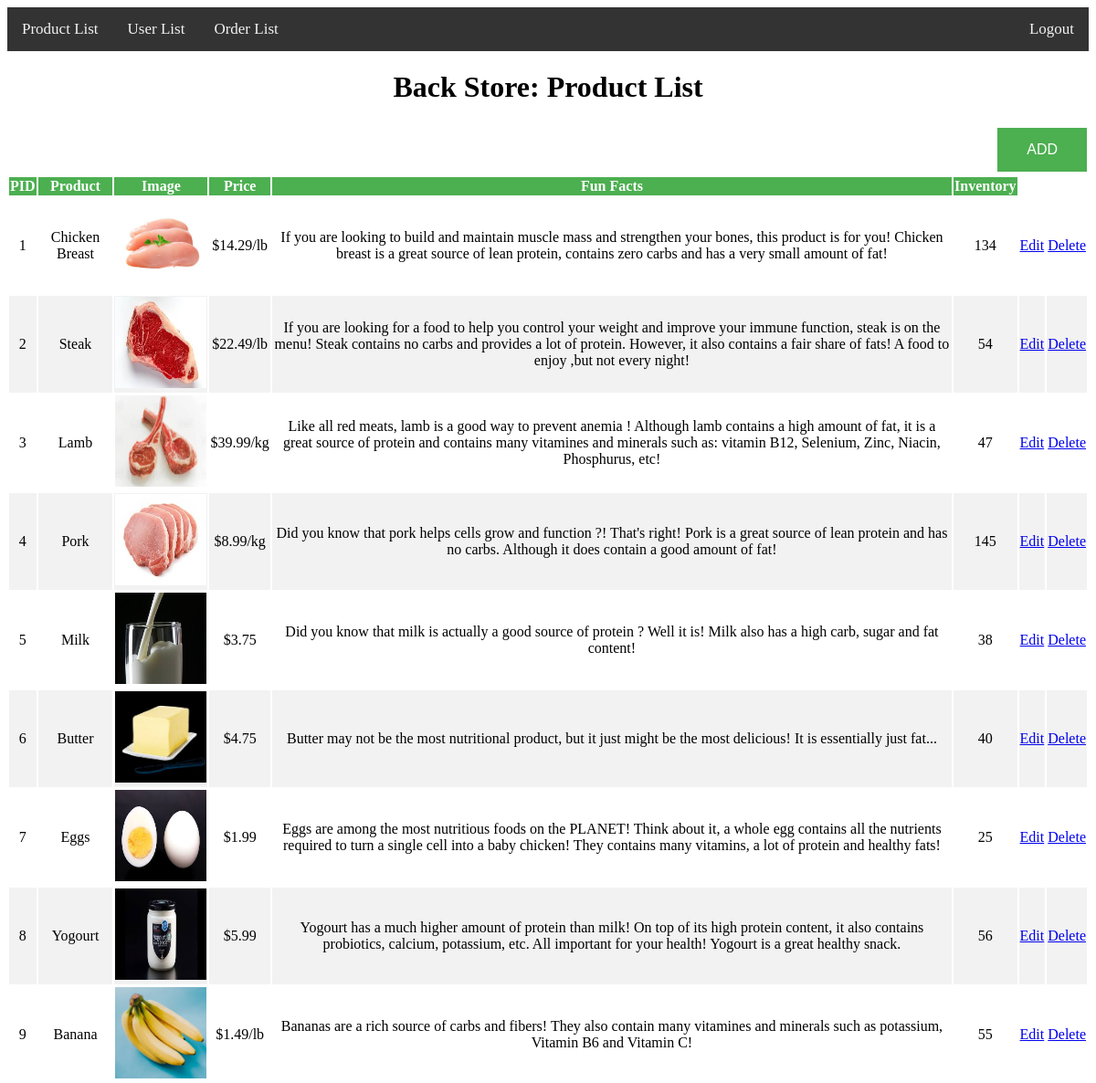
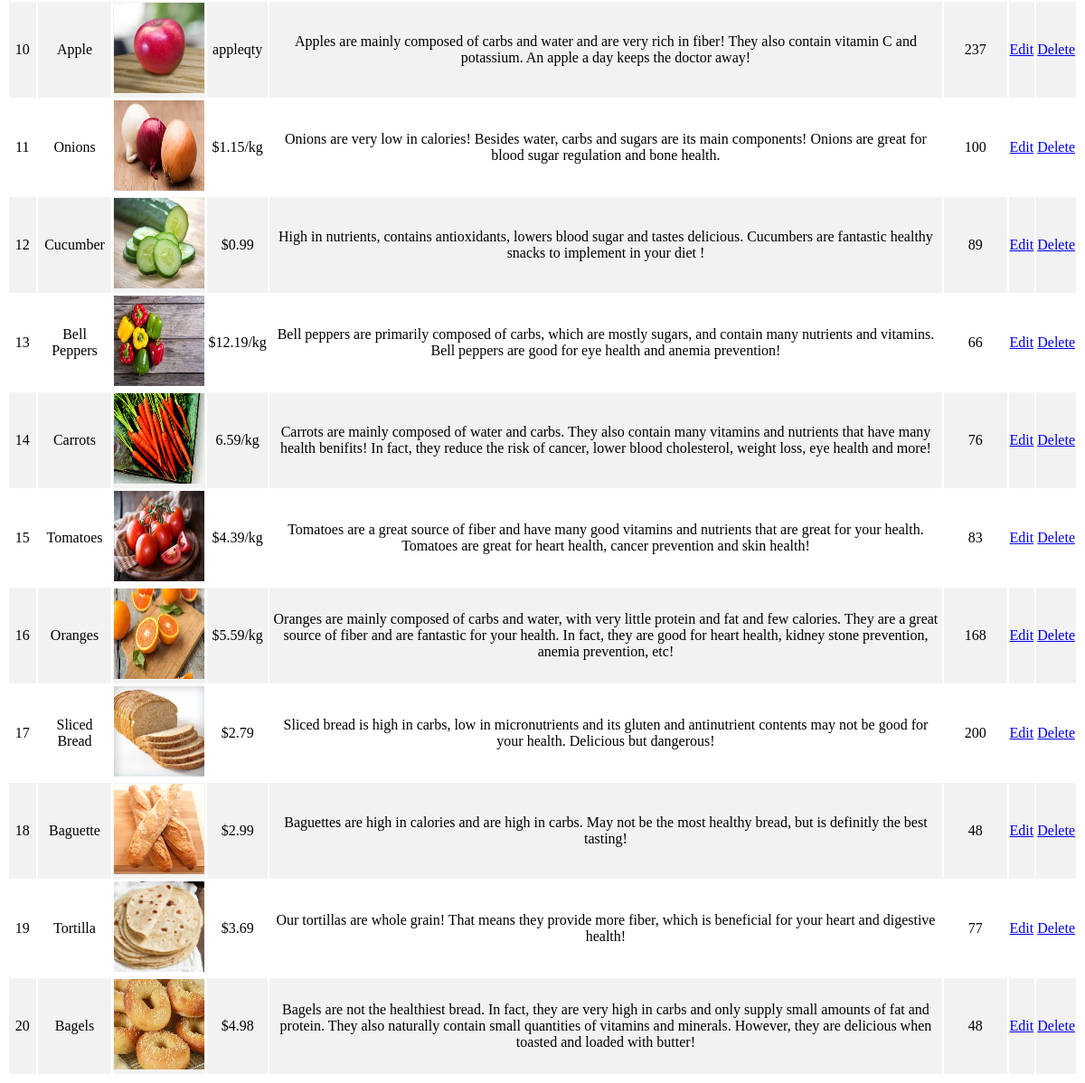
The app's page /verdi/P7_admin.php with its own data (2 pictures, top to bottom).
### tables this page shows
CREATE TABLE `products` (
  `product_id` int(3) NOT NULL,
  `product_name` varchar(255) NOT NULL,
  `product_link` varchar(255) NOT NULL,
  `product_img` text NOT NULL,
  `product_price` varchar(255) NOT NULL,
  `prod_price_calc_p4` varchar(255) NOT NULL,
  `priceVar` varchar(255) NOT NULL,
  `product_facts` text NOT NULL,
  `product_inventory` varchar(255) NOT NULL,
  `product_qty` varchar(255) NOT NULL,
  `product_addToCart_P3` varchar(255) NOT NULL,
  `product_id_p4` varchar(255) NOT NULL,
  `product_add_p4` varchar(255) NOT NULL,
  `product_data_p4` varchar(255) NOT NULL,
  `product_delete_p4` varchar(255) NOT NULL,
  `product_remove_p4` varchar(255) NOT NULL,
  `product_total_price` varchar(255) NOT NULL
);

### verdi/include/view_all_products.php (the view, shortened to what this page needs)
<table style="width: 100%">
                <thead>
                    <tr>
                        <th>PID</th>
                        <th>Product</th>
                        <th>Image</th>
                        <th>Price</th>
                        <th>Fun Facts</th>
                        <th>Inventory</th>
                    </tr>
                </thead>
                <tbody>
                <?php
$query = "SELECT * FROM products";
$select_products = mysqli_query($connection, $query);
while($row = mysqli_fetch_assoc($select_products)){
    $product_id = $row['product_id'];
    $product_name = $row['product_name'];
    $product_img = $row['product_img'];
    $product_price = $row['product_price'];
    $product_facts = $row['product_facts'];
    $product_inventory = $row['product_inventory'];
    echo "<tr>";
    echo "<td>$product_id</td>";
    echo "<td>$product_name</td>";
    echo "<td><img src='picturesD/$product_img' width='100' height = '100'></td>";
    echo "<td>$product_price</td>";
    echo "<td>$product_facts</td>";
    echo "<td>$product_inventory</td>";
    echo "<td><a href='P7_admin.php?source=edit_products&p_id={$product_id}'>Edit</a></td>";
    echo "<td><a href='P7_admin.php?delete={$product_id}'>Delete</a></td>";
    echo "</tr>";
}
    ?>
                </tbody>
            </table>

### verdi/P7_admin.php (style rules this page uses)
th { background-color: #4CAF50; color: white; }
tr:nth-child(even) { background-color: #f2f2f2; }
td { text-align: center; }

### records on screen
products: product_id "1", product_name "Chicken Breast", product_img (picture), product_price "$14.29/lb", product_facts "If you are looking to build and maintain muscle mass and strengthen your bones, this product is for you! Chicken breast is a great source of lean protein, contains zero carbs and has a very small amount of fat!", product_inventory "134"
products: product_id "2", product_name "Steak", product_img (picture), product_price "$22.49/lb", product_facts "If you are looking for a food to help you control your weight and improve your immune function, steak is on the menu! Steak contains no carbs and provides a lot of protein. However, it also contains a fair share of fats! A food to enjoy ,but not every night!", product_inventory "54"
products: product_id "3", product_name "Lamb", product_img (picture), product_price "$39.99/kg", product_facts "Like all red meats, lamb is a good way to prevent anemia ! Although lamb contains a high amount of fat, it is a great source of protein and contains many vitamines and minerals such as: vitamin B12, Selenium, Zinc, Niacin, Phosphurus, etc!", product_inventory "47"
products: product_id "4", product_name "Pork", product_img (picture), product_price "$8.99/kg", product_facts "Did you know that pork helps cells grow and function ?! That's right! Pork is a great source of lean protein and has no carbs. Although it does contain a good amount of fat!", product_inventory "145"
products: product_id "5", product_name "Milk", product_img (picture), product_price "$3.75", product_facts "Did you know that milk is actually a good source of protein ? Well it is! Milk also has a high carb, sugar and fat content!", product_inventory "38"
products: product_id "6", product_name "Butter", product_img (picture), product_price "$4.75", product_facts "Butter may not be the most nutritional product, but it just might be the most delicious! It is essentially just fat...", product_inventory "40"
products: product_id "7", product_name "Eggs", product_img (picture), product_price "$1.99", product_facts "Eggs are among the most nutritious foods on the PLANET! Think about it, a whole egg contains all the nutrients required to turn a single cell into a baby chicken! They contains many vitamins, a lot of protein and healthy fats!", product_inventory "25"
products: product_id "8", product_name "Yogourt", product_img (picture), product_price "$5.99", product_facts "Yogourt has a much higher amount of protein than milk! On top of its high protein content, it also contains probiotics, calcium, potassium, etc. All important for your health! Yogourt is a great healthy snack.", product_inventory "56"
products: product_id "9", product_name "Banana", product_img (picture), product_price "$1.49/lb", product_facts "Bananas are a rich source of carbs and fibers! They also contain many vitamines and minerals such as potassium, Vitamin B6 and Vitamin C!", product_inventory "55"
products: product_id "10", product_name "Apple", product_img (picture), product_price "appleqty", product_facts "Apples are mainly composed of carbs and water and are very rich in fiber! They also contain vitamin C and potassium. An apple a day keeps the doctor away!", product_inventory "237"
products: product_id "11", product_name "Onions", product_img (picture), product_price "$1.15/kg", product_facts "Onions are very low in calories! Besides water, carbs and sugars are its main components! Onions are great for blood sugar regulation and bone health.", product_inventory "100"
products: product_id "12", product_name "Cucumber", product_img (picture), product_price "$0.99", product_facts "High in nutrients, contains antioxidants, lowers blood sugar and tastes delicious. Cucumbers are fantastic healthy snacks to implement in your diet !", product_inventory "89"
products: product_id "13", product_name "Bell Peppers", product_img (picture), product_price "$12.19/kg", product_facts "Bell peppers are primarily composed of carbs, which are mostly sugars, and contain many nutrients and vitamins. Bell peppers are good for eye health and anemia prevention!", product_inventory "66"
products: product_id "14", product_name "Carrots", product_img (picture), product_price "6.59/kg", product_facts "Carrots are mainly composed of water and carbs. They also contain many vitamins and nutrients that have many health benifits! In fact, they reduce the risk of cancer, lower blood cholesterol, weight loss, eye health and more!", product_inventory "76"
products: product_id "15", product_name "Tomatoes", product_img (picture), product_price "$4.39/kg", product_facts "Tomatoes are a great source of fiber and have many good vitamins and nutrients that are great for your health. Tomatoes are great for heart health, cancer prevention and skin health!", product_inventory "83"
products: product_id "16", product_name "Oranges", product_img (picture), product_price "$5.59/kg", product_facts "Oranges are mainly composed of carbs and water, with very little protein and fat and few calories. They are a great source of fiber and are fantastic for your health. In fact, they are good for heart health, kidney stone prevention, anemia prevention, etc!", product_inventory "168"
products: product_id "17", product_name "Sliced Bread", product_img (picture), product_price "$2.79", product_facts "Sliced bread is high in carbs, low in micronutrients and its gluten and antinutrient contents may not be good for your health. Delicious but dangerous!", product_inventory "200"
products: product_id "18", product_name "Baguette", product_img (picture), product_price "$2.99", product_facts "Baguettes are high in calories and are high in carbs. May not be the most healthy bread, but is definitly the best tasting!", product_inventory "48"
products: product_id "19", product_name "Tortilla", product_img (picture), product_price "$3.69", product_facts "Our tortillas are whole grain! That means they provide more fiber, which is beneficial for your heart and digestive health!", product_inventory "77"
products: product_id "20", product_name "Bagels", product_img (picture), product_price "$4.98", product_facts "Bagels are not the healthiest bread. In fact, they are very high in carbs and only supply small amounts of fat and protein. They also naturally contain small quantities of vitamins and minerals. However, they are delicious when toasted and loaded with butter!", product_inventory "48"
